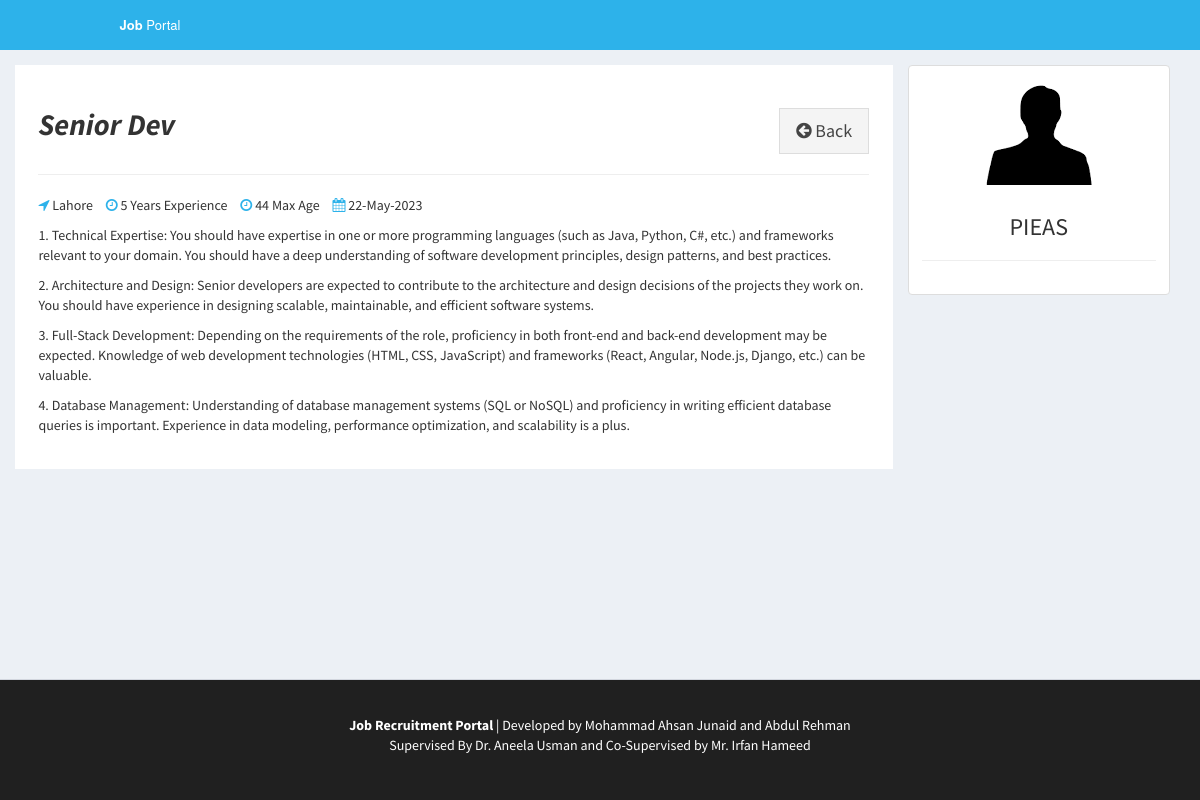
/admin/view-job-post.php?id=104 (signed in), run on the app's committed database.
### tables this page shows
CREATE TABLE `job_post` (
  `id_jobpost` int(11) NOT NULL,
  `id_company` int(11) NOT NULL,
  `jobtitle` varchar(255) NOT NULL,
  `description` text NOT NULL,
  `minimumsalary` varchar(255) NOT NULL,
  `maximumsalary` varchar(255) NOT NULL,
  `experience` varchar(255) NOT NULL,
  `qualification` varchar(255) NOT NULL,
  `createdat` timestamp NOT NULL DEFAULT current_timestamp(),
  `maxage` decimal(2,0) DEFAULT NULL
);

CREATE TABLE `company` (
  `id_company` int(11) NOT NULL,
  `name` varchar(255) NOT NULL,
  `companyname` varchar(255) NOT NULL,
  `country` varchar(255) NOT NULL,
  `state` varchar(255) NOT NULL,
  `city` varchar(255) NOT NULL,
  `contactno` varchar(255) NOT NULL,
  `website` varchar(255) NOT NULL,
  `email` varchar(255) NOT NULL,
  `password` varchar(255) NOT NULL,
  `aboutme` varchar(255) DEFAULT NULL,
  `logo` varchar(255) NOT NULL,
  `createdAt` timestamp NOT NULL DEFAULT current_timestamp(),
  `active` int(11) NOT NULL DEFAULT 2
);

### admin/view-job-post.php (the view, shortened to what this page needs)
<?php
require_once("../db.php");
$sql1 = "SELECT * FROM job_post INNER JOIN company ON job_post.id_company=company.id_company WHERE id_jobpost='$_GET[id]'";
$result1 = $conn->query($sql1);
if($result1->num_rows > 0)
{
  $row = $result1->fetch_assoc();
}
?>
<!DOCTYPE html>
<html>
<head>
  <link rel="stylesheet" href="https://cdnjs.cloudflare.com/ajax/libs/twitter-bootstrap/3.3.7/css/bootstrap.min.css">
  <link rel="stylesheet" href="https://cdnjs.cloudflare.com/ajax/libs/font-awesome/4.7.0/css/font-awesome.min.css">
  <link rel="stylesheet" href="https://cdnjs.cloudflare.com/ajax/libs/ionicons/2.0.1/css/ionicons.min.css">
  <link rel="stylesheet" href="../css/AdminLTE.min.css">
  <link rel="stylesheet" href="../css/_all-skins.min.css">
  <link rel="stylesheet" href="../css/custom.css">
</head>
<body class="hold-transition skin-green sidebar-mini">
<div class="wrapper">
  <header class="main-header">
    <a href="index.php" class="logo logo-bg">
      <span class="logo-lg"><b>Job</b> Portal</span>
    </a>
    <nav class="navbar navbar-static-top">
    </nav>
  </header>
  <div class="content-wrapper" style="margin-left: 0px;">
    <section id="candidates" class="content-header">
      <div class="container">
        <div class="row">
          <div class="col-md-9 bg-white padding-2">
            <div class="pull-left">
              <h2><b><i><?php echo $row['jobtitle']; ?></i></b></h2>
            </div>
            <div class="pull-right">
              <a href="active-jobs.php" class="btn btn-default btn-lg btn-flat margin-top-20"><i class="fa fa-arrow-circle-left"></i> Back</a>
            </div>
            <div class="clearfix"></div>
            <hr>
            <div>
              <p><span class="margin-right-10"><i class="fa fa-location-arrow text-green"></i> <?php echo $row['city']; ?></span> <span class="margin-right-10"><i class="fa fa-clock-o text-green"></i> <?php echo $row['experience']; ?> Years Experience</span> <span class="margin-right-10"><i class="fa fa-clock-o text-green"></i> <?php echo $row['maxage']; ?> Max Age</span> <i class="fa fa-calendar text-green"></i> <?php echo date("d-M-Y", strtotime($row['createdat'])); ?></p>
            </div>
            <div>
              <?php echo stripcslashes($row['description']); ?>
            </div>
          </div>
          <div class="col-md-3">
            <div class="thumbnail">
              <img src="../uploads/logo/<?php echo $row['logo']; ?>" alt="companylogo">
              <div class="caption text-center">
                <h3><?php echo $row['companyname']; ?></h3>
                <hr>
              </div>
            </div>
          </div>
        </div>
      </div>
    </section>
  </div>
  <footer class="main-footer" style="margin-left: 0px; color : #fff;  background-color:#202020;">
    <div class="container"  style="text-align: center">
		<div>
            <br>
			<p><b>Job Recruitment Portal</b> | Developed by Mohammad Ahsan Junaid and Abdul Rehman <br> Supervised By Dr. Aneela Usman and Co-Supervised by Mr. Irfan Hameed</p>
            <br>
		</div>
	</div>
  </footer>
</div>
</body>
</html>

### css/custom.css (style rules this page uses)
.logo-bg { background-color: #2db2ea !important; }
.margin-top-20 { margin-top: 20px; }
.padding-2 { padding: 2%; }
.bg-white { background-color: #fff; }
.margin-right-10 { margin-right: 10px; }

### data on the page
job_post: jobtitle "Senior Dev", id_company.city "Lahore", experience "5", maxage "44", createdat "22-May-2023", description "1. Technical Expertise: You should have expertise in one or more programming languages (such as Java, Python, C#, etc.) and frameworks relevant to your domain. You should have a deep understanding of software development principles, design patterns, and best practices. 2. Architecture and Design: Senior developers are expected to contribute to the architecture and design decisions of the projects they work on. You should have experience in designing scalable, maintainable, and efficient software systems. 3. Full-Stack Development: Depending on the requirements of the role, proficiency in both front-end and back-end development may be expected. Knowledge of web development technologies…", id_company.logo (picture), id_company.companyname "PIEAS"
